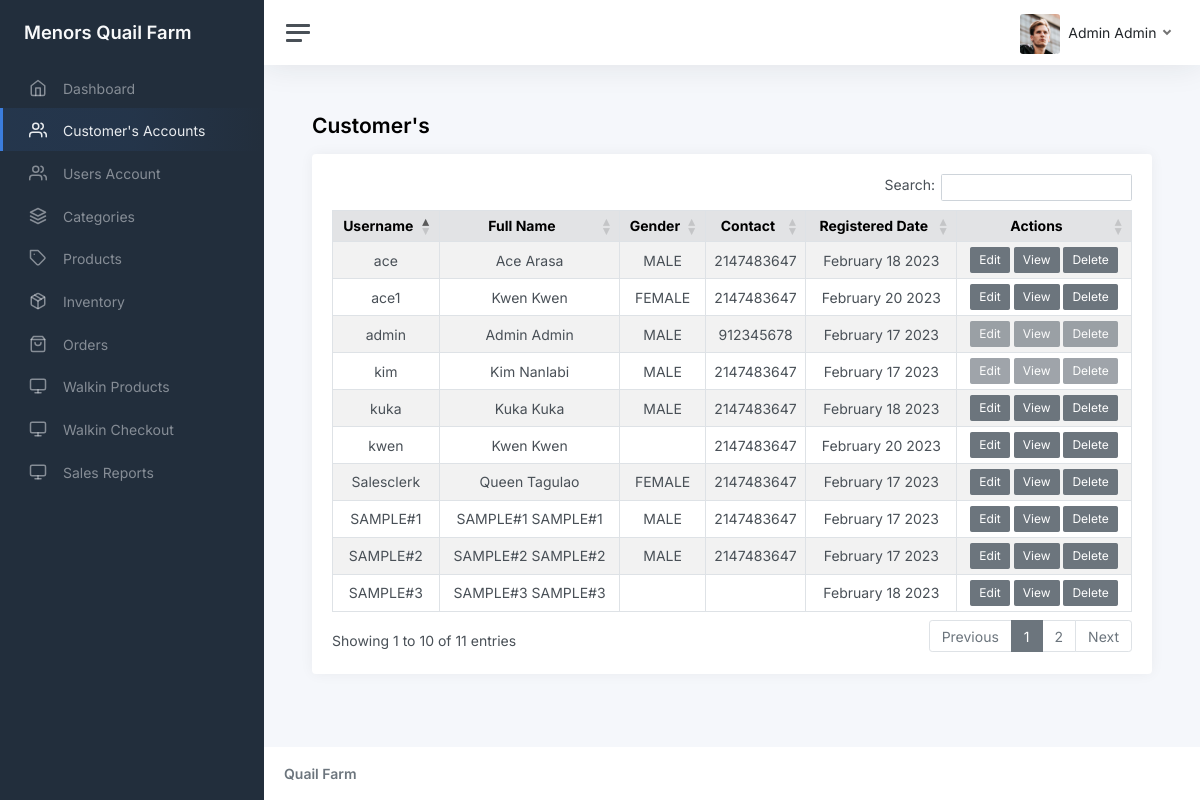
The app's page /admin/customer.php (signed in), older data.
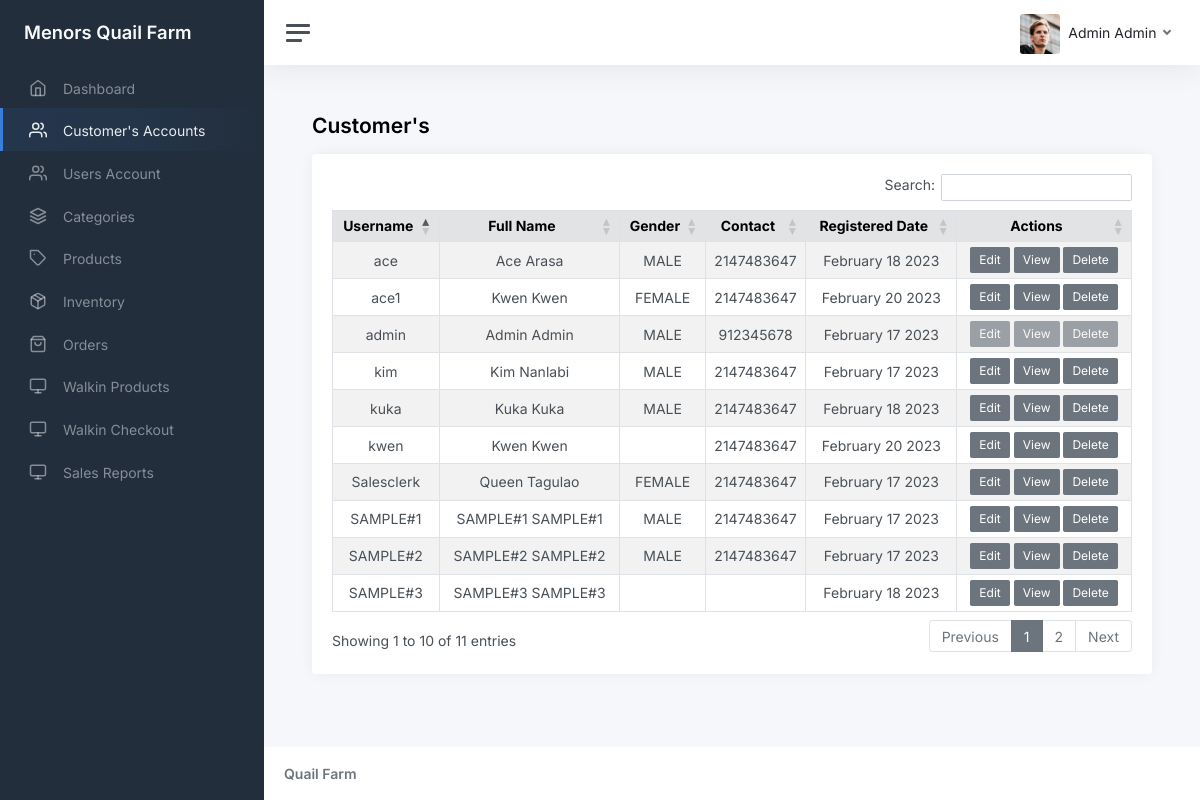
The same page, newer data.
### tables this page shows
CREATE TABLE `tbl_users` (
  `id` int(11) NOT NULL AUTO_INCREMENT,
  `username` varchar(45) DEFAULT NULL,
  `password` varchar(150) DEFAULT NULL,
  `email` varchar(45) DEFAULT NULL,
  `access_id` int(11) DEFAULT 3,
  `date_created` datetime DEFAULT current_timestamp(),
  `is_deleted` int(11) DEFAULT 0,
  PRIMARY KEY (`id`)
);

CREATE TABLE `tbl_users_info` (
  `id` int(11) NOT NULL AUTO_INCREMENT,
  `first_name` varchar(45) DEFAULT NULL,
  `last_name` varchar(45) DEFAULT NULL,
  `address` text DEFAULT NULL,
  `contact_no` int(11) DEFAULT NULL,
  `gender_id` int(11) DEFAULT NULL,
  `province` text DEFAULT NULL,
  `city` text DEFAULT NULL,
  `barangay` text DEFAULT NULL,
  PRIMARY KEY (`id`)
);

CREATE TABLE `tbl_gender` (
  `id` int(11) NOT NULL AUTO_INCREMENT,
  `gender` varchar(45) DEFAULT NULL,
  PRIMARY KEY (`id`)
);

### functions.php (called while the page is built, shortened)
<?php
function get_list($sql)
{
    $result = mysqli_query($_SESSION['conn'], $sql);
    $temp = array();
    while ($row = $result->fetch_assoc()) {
        $temp[] = $row;
    }
    return $temp;
}

### admin/customer.php (the view, shortened to what this page needs)
<?php include_once('header.php') ?>
<main class="content">
  <div class="container-fluid p-0">
    <h1 class="h3 mb-3"><strong>Customer's</strong></h1>
    <div class="row">
      <div class="col-12 col-lg-12">
        <div class="card">
          <div class="card-body">
            <table class="table table-sm table-striped table-hover table-bordered">
              <thead class="table-secondary">
                <tr>
                  <th scope="col" class="text-center">Username</th>
                  <th scope="col" class="text-center">Full Name</th>
                  <th scope="col" class="text-center">Gender</th>
                  <th scope="col" class="text-center">Contact</th>
                  <th scope="col" class="text-center">Registered Date</th>
                  <th scope="col" class="text-center">Actions</th>
                </tr>
              </thead>
              <tbody>
                <?php foreach (get_list("select g.gender,UPPER(a.name) as 'access',ui.*,u.*,u.id from tbl_users u inner join tbl_users_info ui on ui.id = u.id   and u.is_deleted = 0 inner join tbl_access a on a.id = u.access_id left
 join tbl_gender g on g.id = ui.gender_id and u.is_deleted = '0'") as $res) { ?>
                  <tr>
                    <td class="text-center"><?php echo $res['username']; ?></td>
                    <td class="text-center"><?php echo ucwords($res['first_name'] . ' ' . $res['last_name']); ?></td>
                    <td class="text-center"><?php echo strtoupper($res['gender']); ?></td>
                    <td class="text-center"><?php echo $res['contact_no']; ?></td>
                    <?php $tmp = date_create($res['date_created']); ?>
                    <td class="text-center"><?php echo date_format($tmp, "F d Y") ?> </td>
                    <td class="text-center">
                      <?php if ($res['access_id'] == 1) { ?>
                        <button type="button" class="btn btn-sm btn-secondary" disabled> Edit </button>
                        <button type="button" class="btn btn-sm btn-secondary" disabled> View </button>
                        <button type="button" class="btn btn-sm btn-secondary" disabled> Delete </button>
                    </td>
                  <?php } else { ?>
                    <form method="post" onsubmit="return confirm('Are You Sure?')">
                      <a href="customer_edit.php?id=<?php echo $res['id']; ?>" class="btn btn-sm btn-secondary btn-edit"> Edit </a>
                      <a href="customer_view.php?id=<?php echo $res['id']; ?>" class="btn btn-sm btn-secondary btn-edit"> View </a>
                      <button type="submit" class="btn btn-sm btn-secondary" name="delete" value="<?php echo $res['id']; ?>"> Delete </button>
                    </form>
                    </td>
                  <?php } ?>
                  </tr>
                <?php } ?>
              </tbody>
            </table>
          </div>
        </div>
      </div>
    </div>
  </div>
</main>
<?php include_once('footer.php') ?>

Row changes from the older to the newer data that the page shows:
changed tbl_users "kim": access_id 1 → 3 (drawn)
